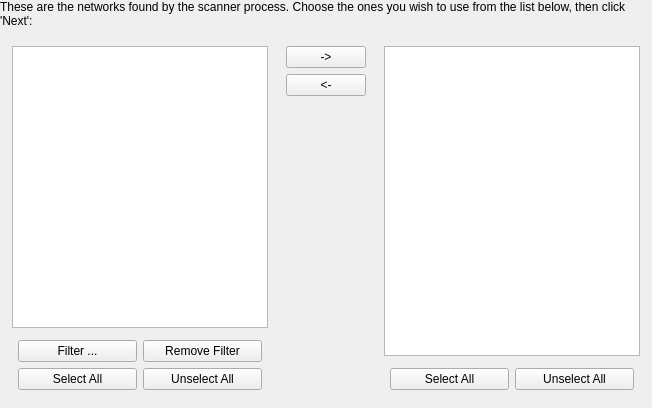
     <widget class="QWidget" name="WizardPage9">
      <layout class="QVBoxLayout">
       <property name="margin">
        <number>0</number>
       </property>
       <item>
        <widget class="QLabel" name="textLabel18_2">
         <property name="text">
          <string>These are the networks found by the scanner process. Choose the ones you wish to use from the list below, then click 'Next':</string>
         </property>
         <property name="alignment">
          <set>Qt::AlignVCenter</set>
         </property>
         <property name="wordWrap">
          <bool>true</bool>
         </property>
        </widget>
       </item>
       <item>
        <layout class="QHBoxLayout">
         <property name="margin">
          <number>6</number>
         </property>
         <item>
          <layout class="QVBoxLayout">
           <property name="margin">
            <number>6</number>
           </property>
           <item>
            <widget class="QListWidget" name="networkresultlist">
             <property name="selectionMode">
              <enum>QAbstractItemView::MultiSelection</enum>
             </property>
            </widget>
           </item>
           <item>
            <layout class="QGridLayout">
             <property name="margin">
              <number>6</number>
             </property>
             <item row="1" column="0">
              <widget class="QPushButton" name="selAllResNetButton">
               <property name="text">
                <string>Select All</string>
               </property>
              </widget>
             </item>
             <item row="0" column="0">
              <widget class="QPushButton" name="netFilterButton">
               <property name="text">
                <string>Filter ...</string>
               </property>
              </widget>
             </item>
             <item row="1" column="1">
              <widget class="QPushButton" name="pushButton7_2">
               <property name="text">
                <string>Unselect All</string>
               </property>
              </widget>
             </item>
             <item row="0" column="1">
              <widget class="QPushButton" name="remNetFilterButton">
               <property name="text">
                <string>Remove Filter</string>
               </property>
              </widget>
             </item>
            </layout>
           </item>
          </layout>
         </item>
         <item>
          <layout class="QVBoxLayout">
           <property name="margin">
            <number>6</number>
           </property>
           <item>
            <widget class="QPushButton" name="addNetButton">
             <property name="text">
              <string>-&gt;</string>
             </property>
            </widget>
           </item>
           <item>
            <widget class="QPushButton" name="remNetButton">
             <property name="text">
              <string>&lt;-</string>
             </property>
            </widget>
           </item>
           <item>
            <spacer>
             <property name="orientation">
              <enum>Qt::Vertical</enum>
             </property>
             <property name="sizeType">
              <enum>QSizePolicy::Expanding</enum>
             </property>
             <property name="sizeHint" stdset="0">
              <size>
               <width>20</width>
               <height>300</height>
              </size>
             </property>
            </spacer>
           </item>
          </layout>
         </item>
         <item>
          <layout class="QVBoxLayout">
           <property name="margin">
            <number>6</number>
           </property>
           <item>
            <widget class="QListWidget" name="networklist">
             <property name="selectionMode">
              <enum>QAbstractItemView::MultiSelection</enum>
             </property>
            </widget>
           </item>
           <item>
            <layout class="QHBoxLayout">
             <property name="margin">
              <number>6</number>
             </property>
             <item>
              <widget class="QPushButton" name="selAllNetButton">
               <property name="text">
                <string>Select All</string>
               </property>
              </widget>
             </item>
             <item>
              <widget class="QPushButton" name="pushButton7_2_2">
               <property name="text">
                <string>Unselect All</string>
               </property>
              </widget>
             </item>
            </layout>
           </item>
          </layout>
         </item>
        </layout>
       </item>
      </layout>
     </widget>
